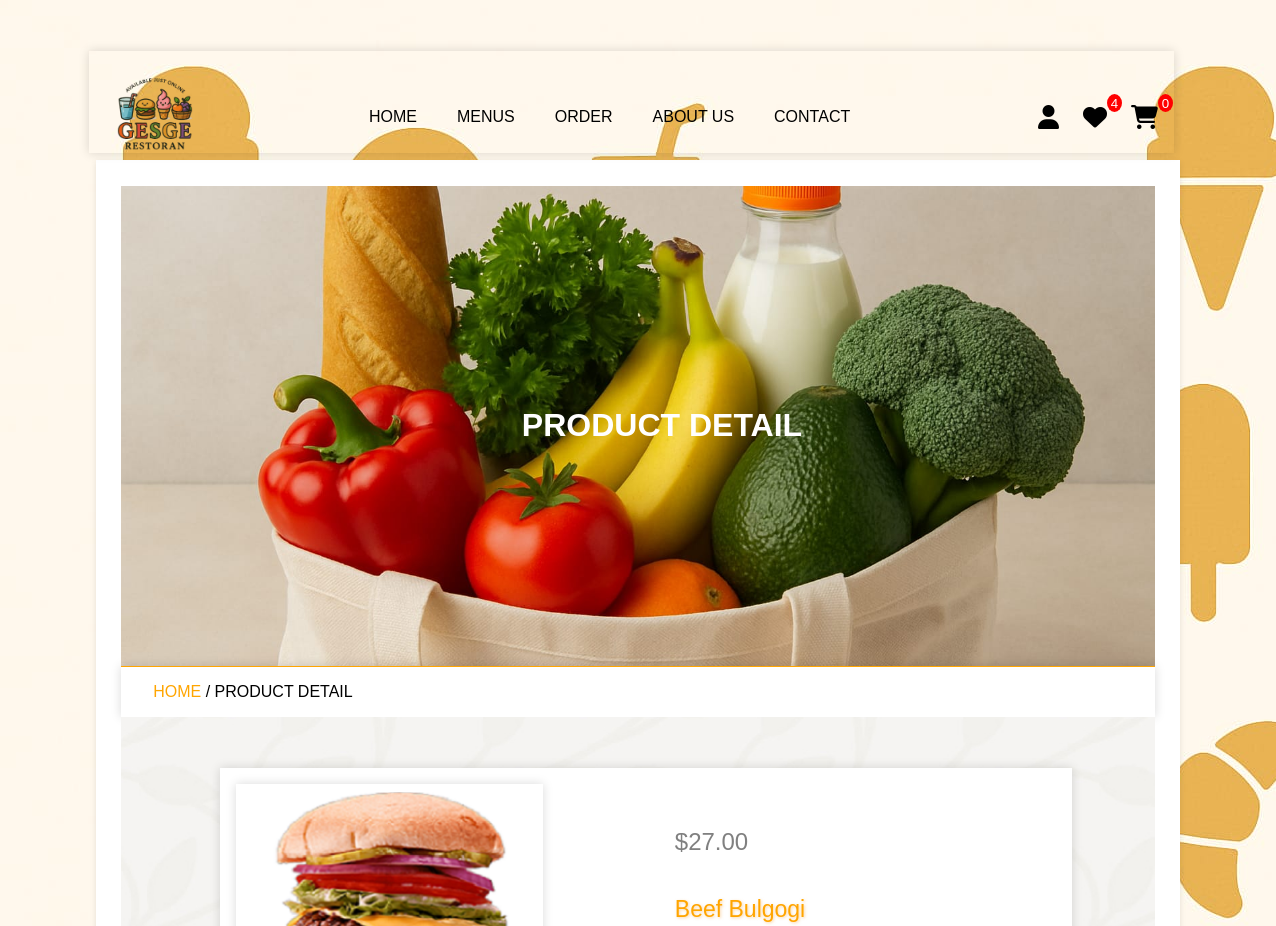
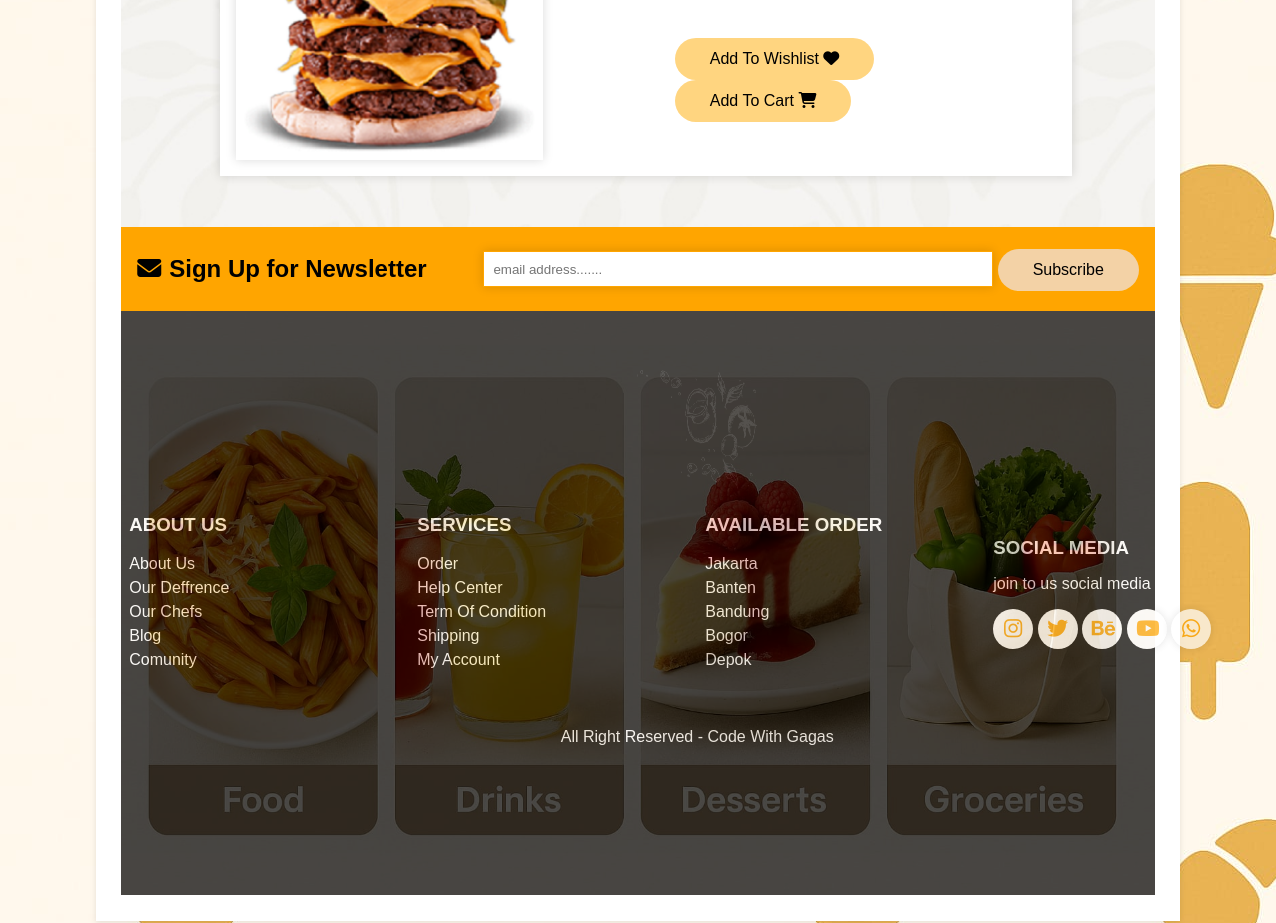
Screenshot of /view_page.php?pid=24 with the database file from the repository (2 pictures, top to bottom).
### tables this page shows
CREATE TABLE `products` (
  `id` int(11) NOT NULL,
  `name_product` varchar(100) NOT NULL,
  `category_id` int(10) UNSIGNED DEFAULT NULL,
  `sub_category_id` int(11) UNSIGNED DEFAULT NULL,
  `product_detail` text DEFAULT NULL,
  `status` varchar(20) NOT NULL DEFAULT 'active'
);

CREATE TABLE `categories` (
  `id` int(10) UNSIGNED NOT NULL,
  `name` varchar(50) NOT NULL
);

CREATE TABLE `sub_categories` (
  `id` int(10) UNSIGNED NOT NULL,
  `name` varchar(50) NOT NULL,
  `category_id` int(10) UNSIGNED DEFAULT NULL
);

CREATE TABLE `product_image` (
  `id` int(11) NOT NULL,
  `product_id` int(11) NOT NULL,
  `image` varchar(100) NOT NULL,
  `price` decimal(11,0) NOT NULL
);

### view_page.php (the view, shortened to what this page needs)
<?php
    include 'components/connection.php';
?>
<!DOCTYPE html>
<html lang="en">
<head>
  <link rel="stylesheet" href="fontawasome/css/all.css"/>
</head>
<body>
    <?php include 'components/header.php'; ?>
    <div class="main">
    <div class="banner">
        <h1>Product Detail</h1>
    </div>
    <div class="title2">
        <a href="index.php">Home</a><span> / product detail</span>
    </div>
    <section class="view_page">
        <?php
            if (isset($_GET['pid'])) {
                $pid = $_GET['pid'];
                $select_products = $conn->prepare("SELECT p.id AS product_id, p.name_product, p.product_detail, pi.price, pi.image, c.name AS category_name, sc.name AS subcategory_name FROM products p JOIN product_image pi ON pi.product_id = p.id JOIN categories c ON p.category_id = c.id JOIN sub_categories sc ON p.sub_category_id = sc.id WHERE p.id = ? ");
                $select_products->execute([$pid]);
                if ($select_products->rowCount() > 0) {
                    while($fetch_products = $select_products ->fetch(PDO::FETCH_ASSOC)) {
        ?>
        <form action="" method="post">
            <?php
                $sub_name = $fetch_products['subcategory_name'];
                $category = strtolower($fetch_products['category_name']);
                $sub_folder = strtolower($sub_name);
                $imagePath = "image/{$category}/{$sub_folder}/" . $fetch_products['image'];
            ?>
                <img src="<?= htmlspecialchars($imagePath) ?>" alt="<?= htmlspecialchars($fetch_products['name_product']) ?>">
                <div class="detail">
                    <div class="price">$<?= number_format($fetch_products['price'], 2, '.') ?></div>
                    <div class="name"><?php echo $fetch_products['name_product']; ?></div>
                    <div class="button">
                        <button type="submit" name="add_to_wishlist" class="btn">add to wishlist <i class="fas fa-heart"></i></button>
                        <button type="submit" name="add_to_cart" class="btn">add to cart <i class="fas fa-shopping-cart"></i></button>
                    </div>
                </div>
        </form>
        <?php
                    }
                }
            }
        ?>
    </section>
    <?php include 'components/footer.php'; ?>
    </div>
</body>
</html>

### rows the page displays
products: category.image (picture), product_image.price "27.00", name_product "Beef Bulgogi"

### other values shown
$total_wishlist_items "4"
$total_cart_items "0"
